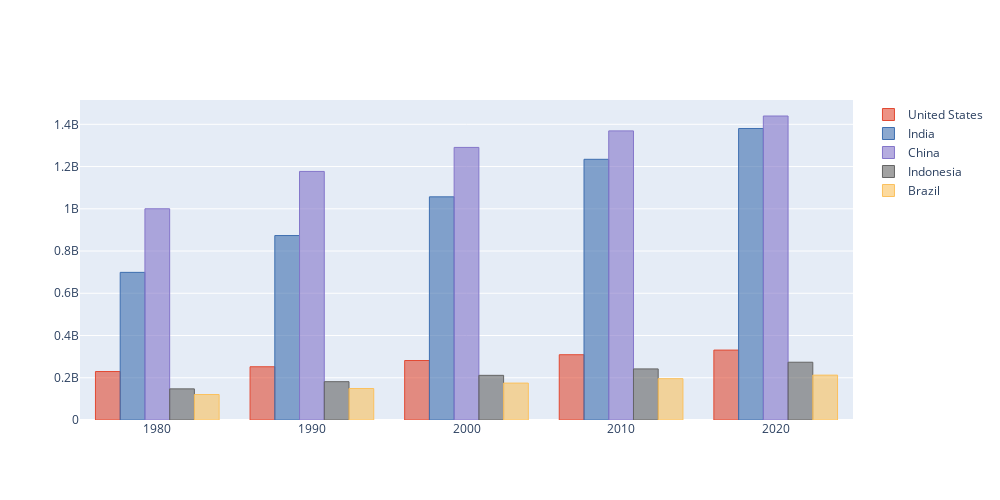

Notebook source saved alongside this figure:
### Code cell
df_pivot_sample.iplot(kind='bar',layout=layout1)

### Figure 1 — Plotly figure (JSON) as saved in the notebook; plotly's stock layout.template omitted (floating-point values rounded to 4 significant figures)
{"data": [{"marker": {"color": "rgba(226, 74, 51, 0.6)", "line": {"color": "rgba(226, 74, 51, 1.0)", "width": 1}}, "name": "United States", "orientation": "v", "text": "", "type": "bar", "x": [1980.0, 1990.0, 2000.0, 2010.0, 2020.0], "y": [229500000.0, 252100000.0, 281700000.0, 309000000.0, 331000000.0]}, {"marker": {"color": "rgba(62, 111, 176, 0.6)", "line": {"color": "rgba(62, 111, 176, 1.0)", "width": 1}}, "name": "India", "orientation": "v", "text": "", "type": "bar", "x": [1980.0, 1990.0, 2000.0, 2010.0, 2020.0], "y": [699000000.0, 873300000.0, 1057000000.0, 1234000000.0, 1380000000.0]}, {"marker": {"color": "rgba(132, 118, 202, 0.6)", "line": {"color": "rgba(132, 118, 202, 1.0)", "width": 1}}, "name": "China", "orientation": "v", "text": "", "type": "bar", "x": [1980.0, 1990.0, 2000.0, 2010.0, 2020.0], "y": [1000000000.0, 1177000000.0, 1291000000.0, 1369000000.0, 1439000000.0]}, {"marker": {"color": "rgba(101, 101, 101, 0.6)", "line": {"color": "rgba(101, 101, 101, 1.0)", "width": 1}}, "name": "Indonesia", "orientation": "v", "text": "", "type": "bar", "x": [1980.0, 1990.0, 2000.0, 2010.0, 2020.0], "y": [147400000.0, 181400000.0, 211500000.0, 241800000.0, 273500000.0]}, {"marker": {"color": "rgba(251, 193, 94, 0.6)", "line": {"color": "rgba(251, 193, 94, 1.0)", "width": 1}}, "name": "Brazil", "orientation": "v", "text": "", "type": "bar", "x": [1980.0, 1990.0, 2000.0, 2010.0, 2020.0], "y": [120700000.0, 149000000.0, 174800000.0, 195700000.0, 212600000.0]}], "layout": {"height": 500, "width": 1000}}
